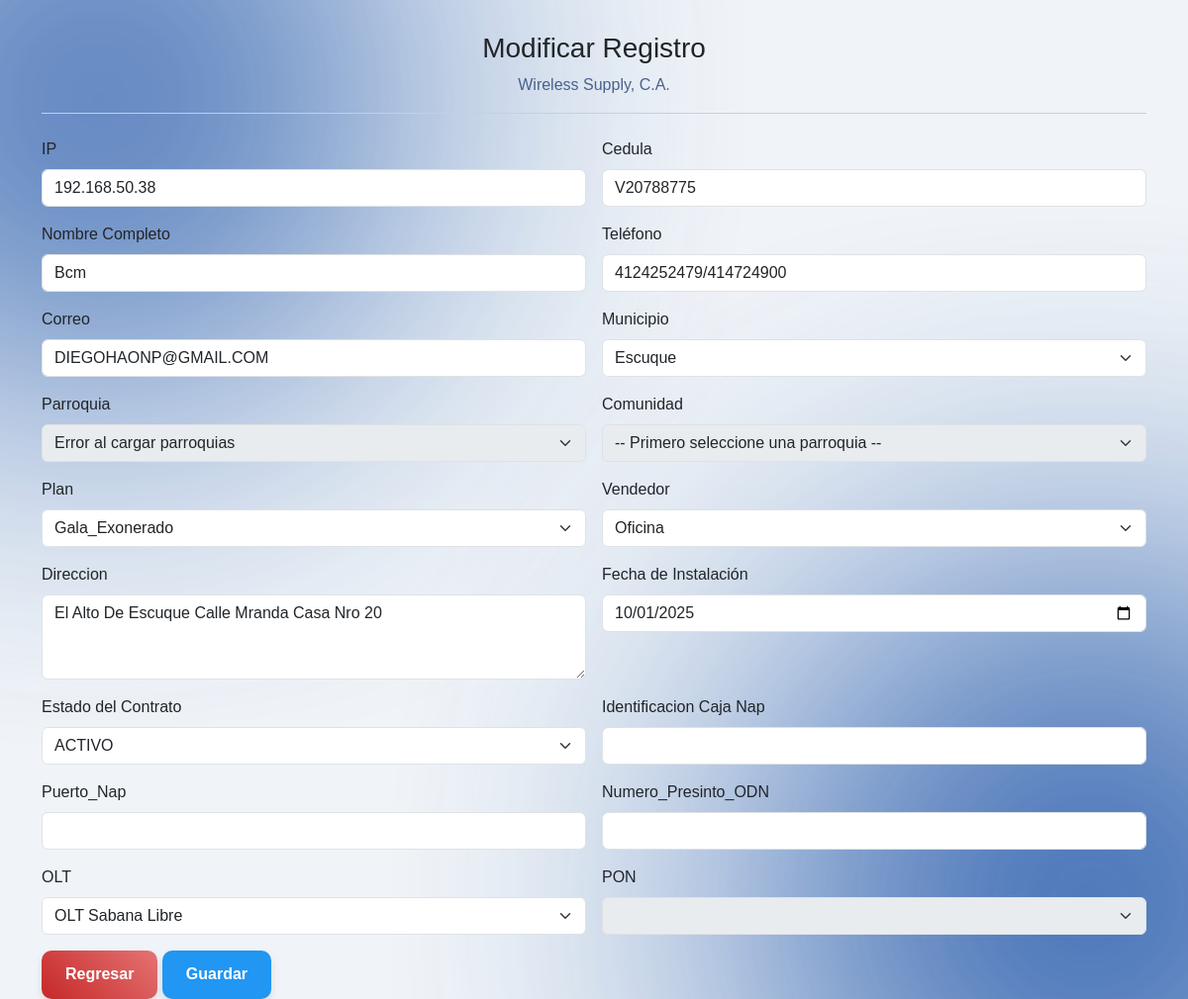
The app's page /paginas/principal/modifica.php?id=1557, older data.
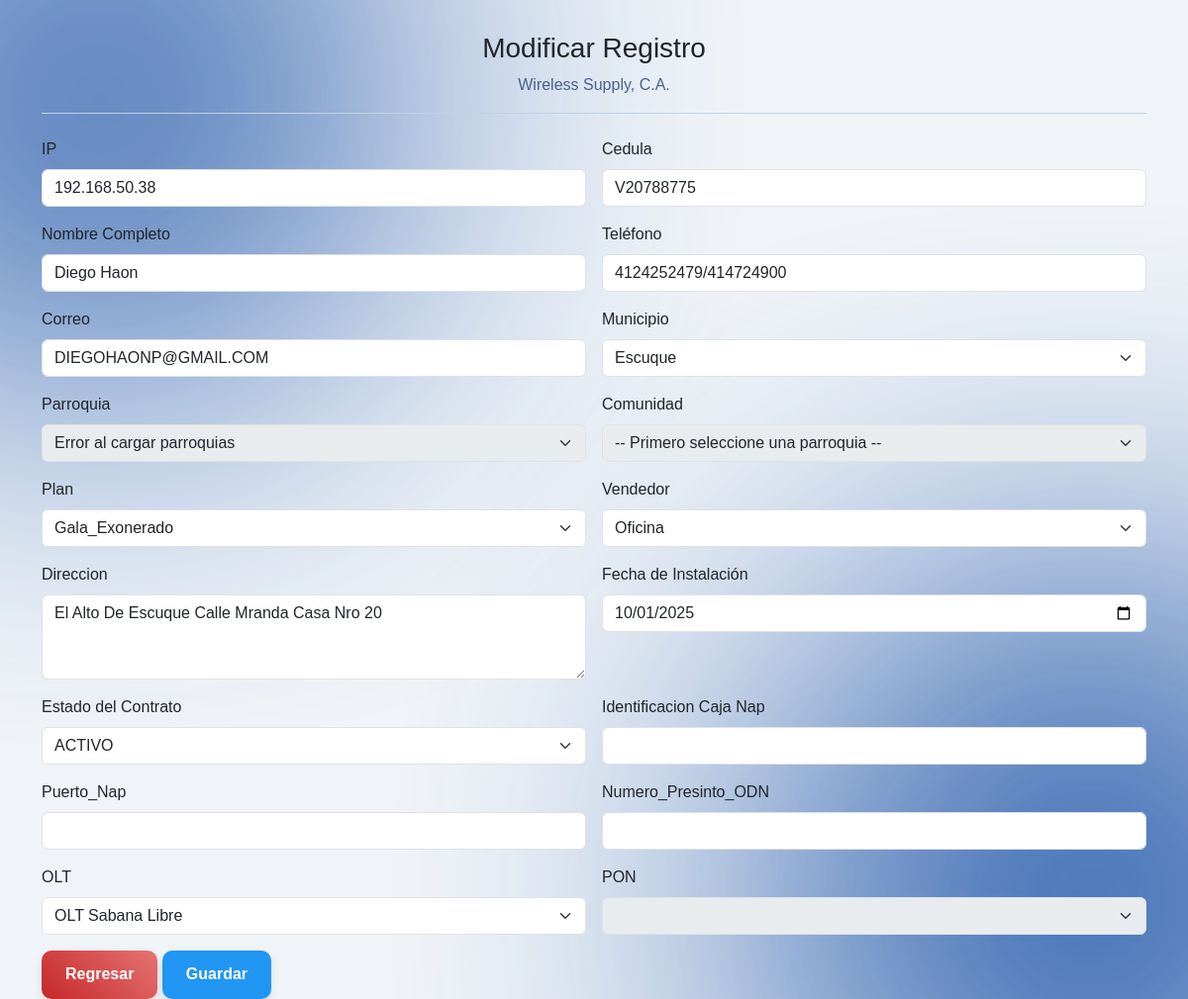
The same page, newer data.
### tables this page shows
CREATE TABLE `contratos` (
  `id` int(11) NOT NULL,
  `ip` varchar(20) NOT NULL COMMENT 'Dirección IP asignada al cliente (IPv4)',
  `cedula` varchar(20) NOT NULL COMMENT 'Cédula o ID del cliente',
  `nombre_completo` varchar(150) NOT NULL COMMENT 'Nombre completo del titular del contrato',
  `id_municipio` int(11) NOT NULL COMMENT 'FK de la tabla municipio',
  `id_parroquia` int(11) NOT NULL COMMENT 'FK de la tabla parroquia',
  `id_comunidad` int(11) NOT NULL,
  `id_plan` int(11) NOT NULL COMMENT 'FK de la tabla planes',
  `id_vendedor` int(11) NOT NULL COMMENT 'FK de la tabla vendedores',
  `direccion` varchar(150) NOT NULL COMMENT 'Dirección detallada de instalación',
  `telefono` varchar(50) NOT NULL COMMENT 'Número de teléfono de contacto',
  `correo` varchar(100) DEFAULT NULL COMMENT 'Correo electrónico de contacto (Opcional)',
  `fecha_instalacion` date NOT NULL DEFAULT '2025-10-01',
  `ident_caja_nap` varchar(50) NOT NULL COMMENT 'Identificador físico de la Caja NAP/Splitter',
  `puerto_nap` varchar(10) NOT NULL COMMENT 'Puerto utilizado en la Caja NAP',
  `num_presinto_odn` varchar(50) NOT NULL COMMENT 'Número del Hilo de Fibra o Presinto ODN',
  `id_olt` int(11) NOT NULL,
  `id_pon` int(11) NOT NULL COMMENT 'Identificador Serial PON del equipo del cliente (ONT/Router)',
  `estado` varchar(20) NOT NULL DEFAULT 'ACTIVO' COMMENT 'Estado actual del contrato: ACTIVO, INACTIVO, SUSPENDIDO, etc.'
);

### paginas/principal/modifica.php (the view, shortened to what the changed rows need)
<?php
require '../conexion.php';
$id = $conn->real_escape_string($_GET['id']);
$sql = "SELECT * FROM contratos WHERE id = '$id'";
$resultado = $conn->query($sql);
$row = $resultado->fetch_assoc();
?>
<!DOCTYPE html>
<html lang="es">
<head>
	<link href="../../css/bootstrap.min.css" rel="stylesheet">
	<link href="../../css/all.min.css" rel="stylesheet">
	<link href="../../css/style3.css" rel="stylesheet">
</head>
<body>
	<main class="container">
		<form class="row g-3" method="POST" action="actualiza.php" enctype="multipart/form-data" autocomplete="off">
			<div class="col-md-6">
				<label for="ip" class="form-label">IP</label>
				<input type="text" class="form-control" id="ip" name="ip" value="<?php echo $row['ip']; ?>" required autofocus>
			</div>
			<div class="col-md-6">
				<label for="cedual" class="form-label">Cedula</label>
				<input type="text" class="form-control" id="cedula" name="cedula" value="<?php echo $row['cedula']; ?>" required>
			</div>
			<div class="col-md-6">
				<label for="nombre_completo" class="form-label">Nombre Completo</label>
				<input type="text" class="form-control" id="nombre_completo" name="nombre_completo" value="<?php echo $row['nombre_completo']; ?>">
			</div>
			<div class="col-md-6">
				<label for="telefono" class="form-label">Teléfono</label>
				<input type="text" class="form-control" id="telefono" name="telefono" value="<?php echo $row['telefono']; ?>">
			</div>
			<div class="col-md-6">
				<label for="correo" class="form-label">Correo</label>
				<input type="text" class="form-control" id="correo" name="correo" value="<?php echo $row['correo']; ?>">
			</div>
			<?php
			$estado_actual = $row['estado'];
			?>
			<br>
			<div class="col-md-6">
				<label for="direccion" class="form-label">Direccion</label>
				<textarea class="form-control" id="direccion" name="direccion" rows="3"><?php echo htmlspecialchars($row['direccion']); ?></textarea>
			</div>
			<div class="col-md-6">
		    <label for="fecha_instalacion" class="form-label">Fecha de Instalación</label>
		    <input
		        type="date"
		        class="form-control"
		        id="fecha_instalacion"
		        name="fecha_instalacion"
		        value="<?php echo $row['fecha_instalacion']; ?>"
		  	  >
		</div>
		<div class="col-md-6">
    	<label for="estado" class="form-label">Estado del Contrato</label>
   	 	<select class="form-select" id="estado" name="estado" required>
     	   <option value="ACTIVO"
     	       <?php if ($estado_actual == 'ACTIVO') echo 'selected'; ?>>
      	      ACTIVO
     	   </option>
    	</select>
		</div>
		</form>
	</main>
</body>
</html>

Row changes from the older to the newer data that the page shows:
changed contratos "DIEGOHAONP@GMAIL.COM": nombre_completo "Bcm" → "Diego Haon"
